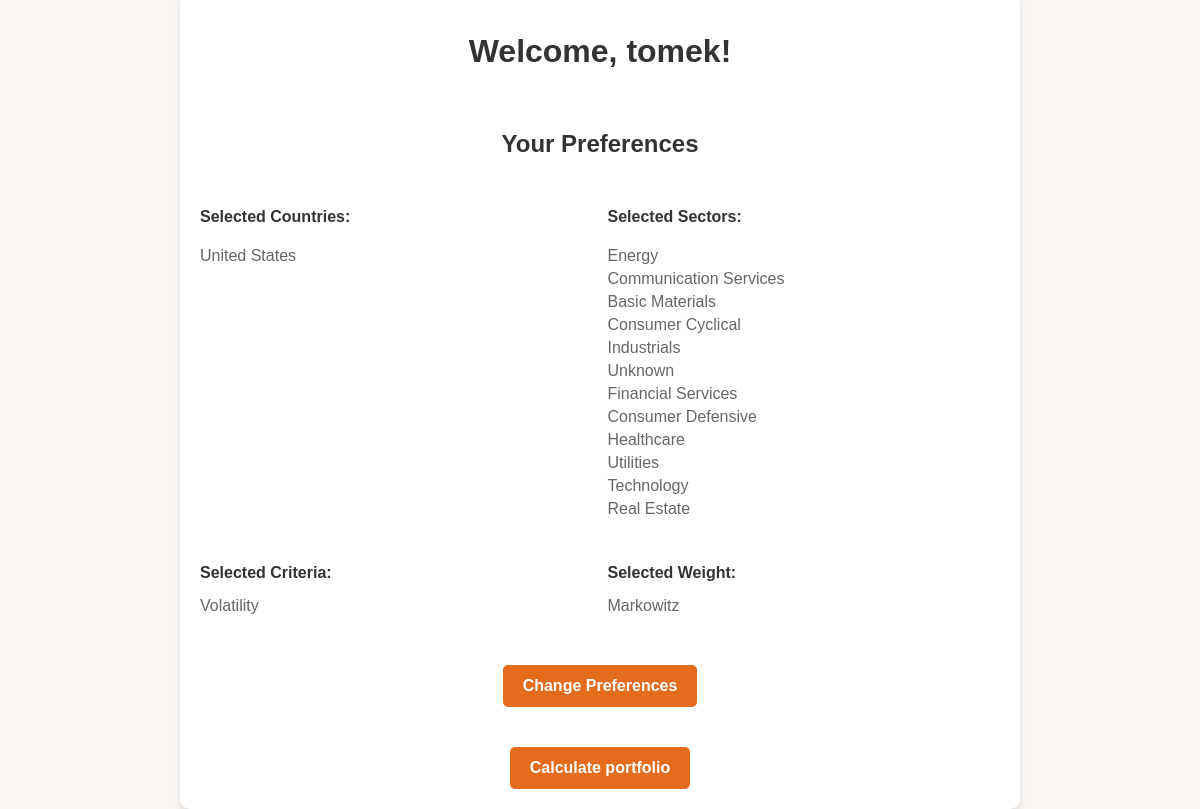
Before: /dashboard/ (signed in) with the older database file.
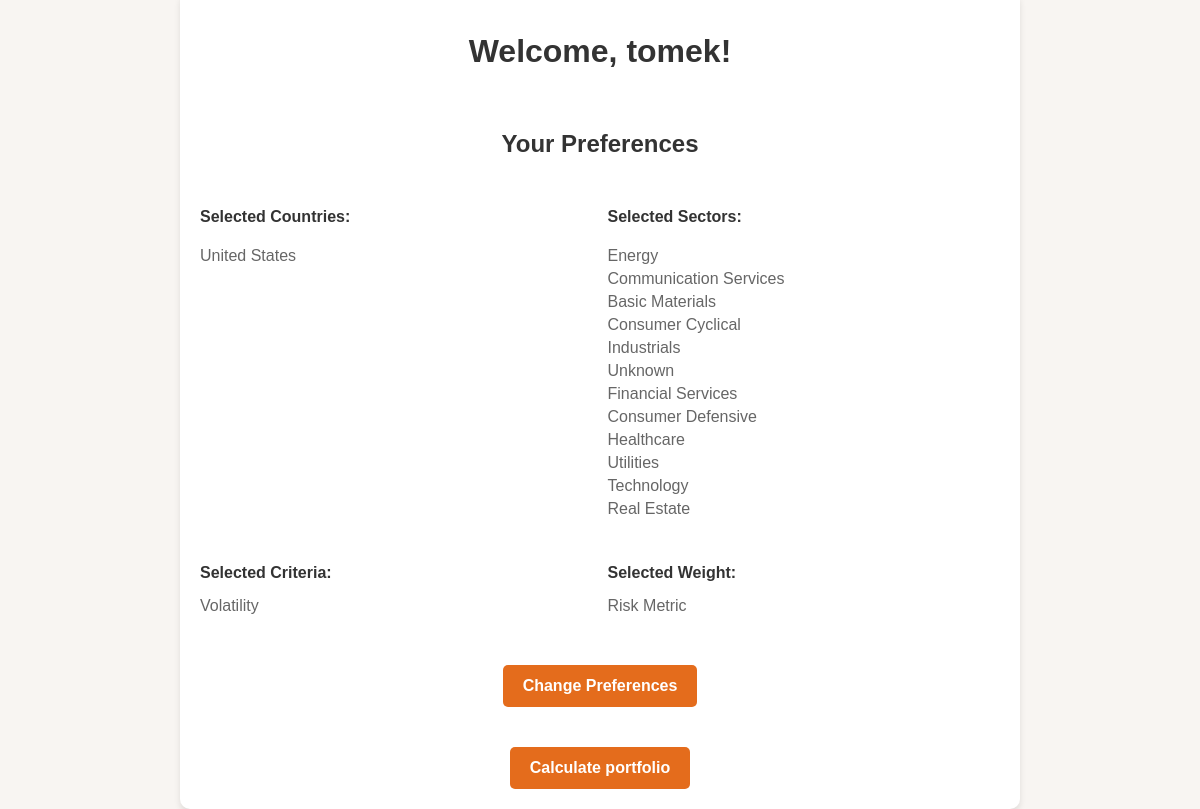
After: the same page with the newer database file.
### myapp/models.py (models this page shows)
class UserPreferences(models.Model):
    user = models.OneToOneField(User, on_delete=models.CASCADE, related_name="preferences")
    lista_krajów = models.TextField(default="", blank=True)  # Lista wybranych krajówy
    sektory = models.TextField(default="", blank=True)     # Lista sektorów
    kryterium = models.TextField(default="", blank=True)    # Kryteria wyboru
    wagi = models.TextField(default="", blank=True)      # Wybór wag

### myapp/views.py (the view)
# urls.py: path('dashboard/', user_dashboard, name='dashboard'),
@login_required
def user_dashboard(request):
    preferences = request.user.preferences
    selected_countries = preferences.lista_krajów.split(',') if preferences.lista_krajów else []
    selected_sectors = preferences.sektory.split(',') if preferences.sektory else []
    selected_criteria = preferences.kryterium.split(',') if preferences.kryterium else []
    selected_weights = preferences.wagi.split(',') if preferences.wagi else []
    context = {
        'selected_countries': selected_countries,
        'selected_sectors': selected_sectors,
        'selected_criteria': selected_criteria,
        'selected_weights': selected_weights,
    }
    return render(request, 'dashboard.html', context)

### myapp/templates/dashboard.html (shortened to what this page needs)
<!DOCTYPE html>
<html lang="en">
<head>
</head>
<body>
    <div class="container">
        <h1>Welcome, {{ request.user.username }}!</h1>
        <h2>Your Preferences</h2>
        <div class="preferences-container">
            <div>
                <p class="label">Selected Countries:</p>
                <ul class="value">
                    {% for country in selected_countries %}
                    <li>{{ country }}</li>
                    {% endfor %}
                </ul>
            </div>
            <div>
                <p class="label">Selected Sectors:</p>
                <ul class="value">
                    {% for sector in selected_sectors %}
                    <li>{{ sector }}</li>
                    {% endfor %}
                </ul>
            </div>
            <div>
                <p class="label">Selected Criteria:</p>
                <p class="value">{{ selected_criteria|join:", " }}</p>
            </div>
            <div>
                <p class="label">Selected Weight:</p>
                <p class="value">{{ selected_weights|join:", " }}</p>
            </div>
        </div>
        <a href="{% url 'edit_preferences' %}">
            <button>Change Preferences</button>
        </a>
        <form method="POST" action="{% url 'wrap_wallet' %}">
            <button type="submit">Calculate portfolio</button>
        </form>
    </div>
</body>
</html>

Changed rows visible on the page:
changed UserPreferences "United States": wagi "Markowitz" → "Risk Metric"
